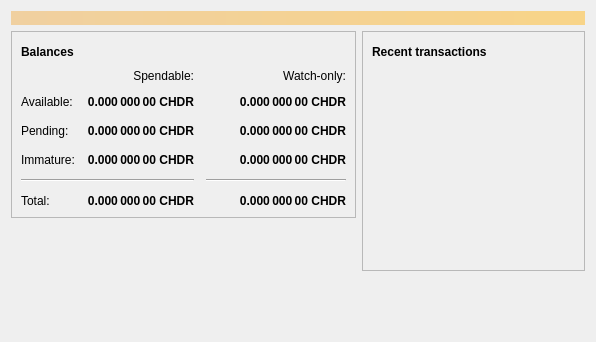
<?xml version="1.0" encoding="UTF-8"?>
<ui version="4.0">
 <class>OverviewPage</class>
 <widget class="QWidget" name="OverviewPage">
  <property name="geometry">
   <rect>
    <x>0</x>
    <y>0</y>
    <width>596</width>
    <height>342</height>
   </rect>
  </property>
  <property name="windowTitle">
   <string>Form</string>
  </property>
  <layout class="QVBoxLayout" name="topLayout">
   <item>
    <widget class="QLabel" name="labelAlerts">
     <property name="visible">
      <bool>false</bool>
     </property>
     <property name="styleSheet">
      <string notr="true">QLabel { background-color: qlineargradient(x1: 0, y1: 0, x2: 1, y2: 0, stop:0 #F0D0A0, stop:1 #F8D488); color:#000000; }</string>
     </property>
     <property name="wordWrap">
      <bool>true</bool>
     </property>
     <property name="margin">
      <number>3</number>
     </property>
     <property name="textInteractionFlags">
      <set>Qt::TextSelectableByMouse</set>
     </property>
    </widget>
   </item>
   <item>
    <layout class="QHBoxLayout" name="horizontalLayout" stretch="1,1">
     <item>
      <layout class="QVBoxLayout" name="verticalLayout_2">
       <item>
        <widget class="QFrame" name="frame">
         <property name="frameShape">
          <enum>QFrame::StyledPanel</enum>
         </property>
         <property name="frameShadow">
          <enum>QFrame::Raised</enum>
         </property>
         <layout class="QVBoxLayout" name="verticalLayout_4">
          <item>
           <layout class="QHBoxLayout" name="horizontalLayout_4">
            <item>
             <widget class="QLabel" name="label_5">
              <property name="font">
               <font>
                <weight>75</weight>
                <bold>true</bold>
               </font>
              </property>
              <property name="text">
               <string>Balances</string>
              </property>
             </widget>
            </item>
            <item>
             <widget class="QPushButton" name="labelWalletStatus">
              <property name="enabled">
               <bool>true</bool>
              </property>
              <property name="maximumSize">
               <size>
                <width>30</width>
                <height>16777215</height>
               </size>
              </property>
              <property name="toolTip">
               <string>The displayed information may be out of date. Your wallet automatically synchronizes with the Cheddar network after a connection is established, but this process has not completed yet.</string>
              </property>
              <property name="text">
               <string/>
              </property>
              <property name="icon">
               <iconset resource="../bitcoin.qrc">
                <normaloff>:/icons/warning</normaloff>
                <disabledoff>:/icons/warning</disabledoff>:/icons/warning</iconset>
              </property>
              <property name="iconSize">
               <size>
                <width>24</width>
                <height>24</height>
               </size>
              </property>
              <property name="flat">
               <bool>true</bool>
              </property>
             </widget>
            </item>
            <item>
             <spacer name="horizontalSpacer_3">
              <property name="orientation">
               <enum>Qt::Horizontal</enum>
              </property>
              <property name="sizeHint" stdset="0">
               <size>
                <width>40</width>
                <height>20</height>
               </size>
              </property>
             </spacer>
            </item>
           </layout>
          </item>
          <item>
           <layout class="QGridLayout" name="gridLayout">
            <property name="spacing">
             <number>12</number>
            </property>
            <item row="2" column="2">
             <widget class="QLabel" name="labelWatchPending">
              <property name="font">
               <font>
                <weight>75</weight>
                <bold>true</bold>
               </font>
              </property>
              <property name="cursor">
               <cursorShape>IBeamCursor</cursorShape>
              </property>
              <property name="toolTip">
               <string>Unconfirmed transactions to watch-only addresses</string>
              </property>
              <property name="text">
               <string notr="true">0.000 000 00 CHDR</string>
              </property>
              <property name="alignment">
               <set>Qt::AlignRight|Qt::AlignTrailing|Qt::AlignVCenter</set>
              </property>
              <property name="textInteractionFlags">
               <set>Qt::LinksAccessibleByMouse|Qt::TextSelectableByKeyboard|Qt::TextSelectableByMouse</set>
              </property>
             </widget>
            </item>
            <item row="2" column="1">
             <widget class="QLabel" name="labelUnconfirmed">
              <property name="font">
               <font>
                <weight>75</weight>
                <bold>true</bold>
               </font>
              </property>
              <property name="cursor">
               <cursorShape>IBeamCursor</cursorShape>
              </property>
              <property name="toolTip">
               <string>Total of transactions that have yet to be confirmed, and do not yet count toward the spendable balance</string>
              </property>
              <property name="text">
               <string notr="true">0.000 000 00 CHDR</string>
              </property>
              <property name="alignment">
               <set>Qt::AlignRight|Qt::AlignTrailing|Qt::AlignVCenter</set>
              </property>
              <property name="textInteractionFlags">
               <set>Qt::LinksAccessibleByMouse|Qt::TextSelectableByKeyboard|Qt::TextSelectableByMouse</set>
              </property>
             </widget>
            </item>
            <item row="3" column="2">
             <widget class="QLabel" name="labelWatchImmature">
              <property name="font">
               <font>
                <weight>75</weight>
                <bold>true</bold>
               </font>
              </property>
              <property name="cursor">
               <cursorShape>IBeamCursor</cursorShape>
              </property>
              <property name="toolTip">
               <string>Mined balance in watch-only addresses that has not yet matured</string>
              </property>
              <property name="text">
               <string notr="true">0.000 000 00 CHDR</string>
              </property>
              <property name="alignment">
               <set>Qt::AlignRight|Qt::AlignTrailing|Qt::AlignVCenter</set>
              </property>
              <property name="textInteractionFlags">
               <set>Qt::LinksAccessibleByMouse|Qt::TextSelectableByKeyboard|Qt::TextSelectableByMouse</set>
              </property>
             </widget>
            </item>
            <item row="4" column="0" colspan="2">
             <widget class="Line" name="line">
              <property name="orientation">
               <enum>Qt::Horizontal</enum>
              </property>
             </widget>
            </item>
            <item row="4" column="2">
             <widget class="Line" name="lineWatchBalance">
              <property name="sizePolicy">
               <sizepolicy hsizetype="Preferred" vsizetype="Fixed">
                <horstretch>0</horstretch>
                <verstretch>0</verstretch>
               </sizepolicy>
              </property>
              <property name="minimumSize">
               <size>
                <width>140</width>
                <height>0</height>
               </size>
              </property>
              <property name="orientation">
               <enum>Qt::Horizontal</enum>
              </property>
             </widget>
            </item>
            <item row="5" column="0">
             <widget class="QLabel" name="labelTotalText">
              <property name="text">
               <string>Total:</string>
              </property>
             </widget>
            </item>
            <item row="3" column="1">
             <widget class="QLabel" name="labelImmature">
              <property name="font">
               <font>
                <weight>75</weight>
                <bold>true</bold>
               </font>
              </property>
              <property name="cursor">
               <cursorShape>IBeamCursor</cursorShape>
              </property>
              <property name="toolTip">
               <string>Mined balance that has not yet matured</string>
              </property>
              <property name="text">
               <string notr="true">0.000 000 00 CHDR</string>
              </property>
              <property name="alignment">
               <set>Qt::AlignRight|Qt::AlignTrailing|Qt::AlignVCenter</set>
              </property>
              <property name="textInteractionFlags">
               <set>Qt::LinksAccessibleByMouse|Qt::TextSelectableByKeyboard|Qt::TextSelectableByMouse</set>
              </property>
             </widget>
            </item>
            <item row="2" column="3">
             <spacer name="horizontalSpacer_2">
              <property name="orientation">
               <enum>Qt::Horizontal</enum>
              </property>
              <property name="sizeHint" stdset="0">
               <size>
                <width>40</width>
                <height>20</height>
               </size>
              </property>
             </spacer>
            </item>
            <item row="3" column="0">
             <widget class="QLabel" name="labelImmatureText">
              <property name="text">
               <string>Immature:</string>
              </property>
             </widget>
            </item>
            <item row="5" column="1">
             <widget class="QLabel" name="labelTotal">
              <property name="font">
               <font>
                <weight>75</weight>
                <bold>true</bold>
               </font>
              </property>
              <property name="cursor">
               <cursorShape>IBeamCursor</cursorShape>
              </property>
              <property name="toolTip">
               <string>Your current total balance</string>
              </property>
              <property name="text">
               <string notr="true">0.000 000 00 CHDR</string>
              </property>
              <property name="alignment">
               <set>Qt::AlignRight|Qt::AlignTrailing|Qt::AlignVCenter</set>
              </property>
              <property name="textInteractionFlags">
               <set>Qt::LinksAccessibleByMouse|Qt::TextSelectableByKeyboard|Qt::TextSelectableByMouse</set>
              </property>
             </widget>
            </item>
            <item row="5" column="2">
             <widget class="QLabel" name="labelWatchTotal">
              <property name="font">
               <font>
                <weight>75</weight>
                <bold>true</bold>
               </font>
              </property>
              <property name="cursor">
               <cursorShape>IBeamCursor</cursorShape>
              </property>
              <property name="toolTip">
               <string>Current total balance in watch-only addresses</string>
              </property>
              <property name="text">
               <string notr="true">0.000 000 00 CHDR</string>
              </property>
              <property name="alignment">
               <set>Qt::AlignRight|Qt::AlignTrailing|Qt::AlignVCenter</set>
              </property>
              <property name="textInteractionFlags">
               <set>Qt::LinksAccessibleByMouse|Qt::TextSelectableByKeyboard|Qt::TextSelectableByMouse</set>
              </property>
             </widget>
            </item>
            <item row="0" column="2">
             <widget class="QLabel" name="labelWatchonly">
              <property name="text">
               <string>Watch-only:</string>
              </property>
              <property name="alignment">
               <set>Qt::AlignRight|Qt::AlignTrailing|Qt::AlignVCenter</set>
              </property>
             </widget>
            </item>
            <item row="1" column="0">
             <widget class="QLabel" name="labelBalanceText">
              <property name="text">
               <string>Available:</string>
              </property>
             </widget>
            </item>
            <item row="1" column="1">
             <widget class="QLabel" name="labelBalance">
              <property name="font">
               <font>
                <weight>75</weight>
                <bold>true</bold>
               </font>
              </property>
              <property name="cursor">
               <cursorShape>IBeamCursor</cursorShape>
              </property>
              <property name="toolTip">
               <string>Your current spendable balance</string>
              </property>
              <property name="text">
               <string notr="true">0.000 000 00 CHDR</string>
              </property>
              <property name="alignment">
               <set>Qt::AlignRight|Qt::AlignTrailing|Qt::AlignVCenter</set>
              </property>
              <property name="textInteractionFlags">
               <set>Qt::LinksAccessibleByMouse|Qt::TextSelectableByKeyboard|Qt::TextSelectableByMouse</set>
              </property>
             </widget>
            </item>
            <item row="1" column="2">
             <widget class="QLabel" name="labelWatchAvailable">
              <property name="font">
               <font>
                <weight>75</weight>
                <bold>true</bold>
               </font>
              </property>
              <property name="cursor">
               <cursorShape>IBeamCursor</cursorShape>
              </property>
              <property name="toolTip">
               <string>Your current balance in watch-only addresses</string>
              </property>
              <property name="text">
               <string notr="true">0.000 000 00 CHDR</string>
              </property>
              <property name="alignment">
               <set>Qt::AlignRight|Qt::AlignTrailing|Qt::AlignVCenter</set>
              </property>
              <property name="textInteractionFlags">
               <set>Qt::LinksAccessibleByMouse|Qt::TextSelectableByKeyboard|Qt::TextSelectableByMouse</set>
              </property>
             </widget>
            </item>
            <item row="2" column="0">
             <widget class="QLabel" name="labelPendingText">
              <property name="text">
               <string>Pending:</string>
              </property>
             </widget>
            </item>
            <item row="0" column="1">
             <widget class="QLabel" name="labelSpendable">
              <property name="text">
               <string>Spendable:</string>
              </property>
              <property name="alignment">
               <set>Qt::AlignRight|Qt::AlignTrailing|Qt::AlignVCenter</set>
              </property>
             </widget>
            </item>
           </layout>
          </item>
         </layout>
        </widget>
       </item>
       <item>
        <spacer name="verticalSpacer">
         <property name="orientation">
          <enum>Qt::Vertical</enum>
         </property>
         <property name="sizeHint" stdset="0">
          <size>
           <width>20</width>
           <height>40</height>
          </size>
         </property>
        </spacer>
       </item>
      </layout>
     </item>
     <item>
      <layout class="QVBoxLayout" name="verticalLayout_3">
       <item>
        <widget class="QFrame" name="frame_2">
         <property name="frameShape">
          <enum>QFrame::StyledPanel</enum>
         </property>
         <property name="frameShadow">
          <enum>QFrame::Raised</enum>
         </property>
         <layout class="QVBoxLayout" name="verticalLayout">
          <item>
           <layout class="QHBoxLayout" name="horizontalLayout_2">
            <item>
             <widget class="QLabel" name="label_4">
              <property name="font">
               <font>
                <weight>75</weight>
                <bold>true</bold>
               </font>
              </property>
              <property name="text">
               <string>Recent transactions</string>
              </property>
             </widget>
            </item>
            <item>
             <widget class="QPushButton" name="labelTransactionsStatus">
              <property name="enabled">
               <bool>true</bool>
              </property>
              <property name="maximumSize">
               <size>
                <width>30</width>
                <height>16777215</height>
               </size>
              </property>
              <property name="toolTip">
               <string>The displayed information may be out of date. Your wallet automatically synchronizes with the Cheddar network after a connection is established, but this process has not completed yet.</string>
              </property>
              <property name="text">
               <string/>
              </property>
              <property name="icon">
               <iconset resource="../bitcoin.qrc">
                <normaloff>:/icons/warning</normaloff>
                <disabledoff>:/icons/warning</disabledoff>:/icons/warning</iconset>
              </property>
              <property name="iconSize">
               <size>
                <width>24</width>
                <height>24</height>
               </size>
              </property>
              <property name="flat">
               <bool>true</bool>
              </property>
             </widget>
            </item>
            <item>
             <spacer name="horizontalSpacer">
              <property name="orientation">
               <enum>Qt::Horizontal</enum>
              </property>
              <property name="sizeHint" stdset="0">
               <size>
                <width>40</width>
                <height>20</height>
               </size>
              </property>
             </spacer>
            </item>
           </layout>
          </item>
          <item>
           <widget class="QListView" name="listTransactions">
            <property name="styleSheet">
             <string notr="true">QListView { background: transparent; }</string>
            </property>
            <property name="frameShape">
             <enum>QFrame::NoFrame</enum>
            </property>
            <property name="verticalScrollBarPolicy">
             <enum>Qt::ScrollBarAlwaysOff</enum>
            </property>
            <property name="horizontalScrollBarPolicy">
             <enum>Qt::ScrollBarAlwaysOff</enum>
            </property>
            <property name="selectionMode">
             <enum>QAbstractItemView::NoSelection</enum>
            </property>
           </widget>
          </item>
         </layout>
        </widget>
       </item>
       <item>
        <spacer name="verticalSpacer_2">
         <property name="orientation">
          <enum>Qt::Vertical</enum>
         </property>
         <property name="sizeHint" stdset="0">
          <size>
           <width>20</width>
           <height>40</height>
          </size>
         </property>
        </spacer>
       </item>
      </layout>
     </item>
    </layout>
   </item>
  </layout>
 </widget>
 <resources/>
 <connections/>
</ui>
